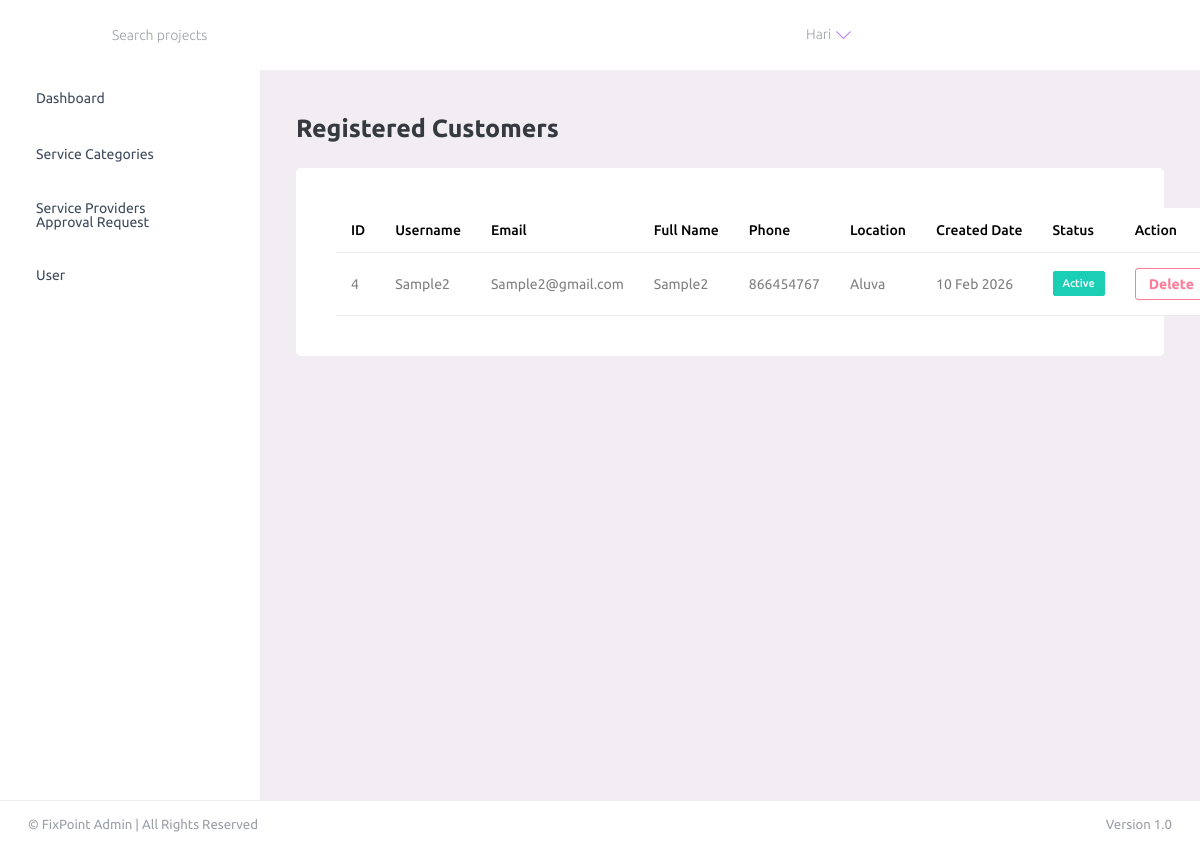
Before: /FixPointAdmin/customers_details/ (signed in) with the older database file.
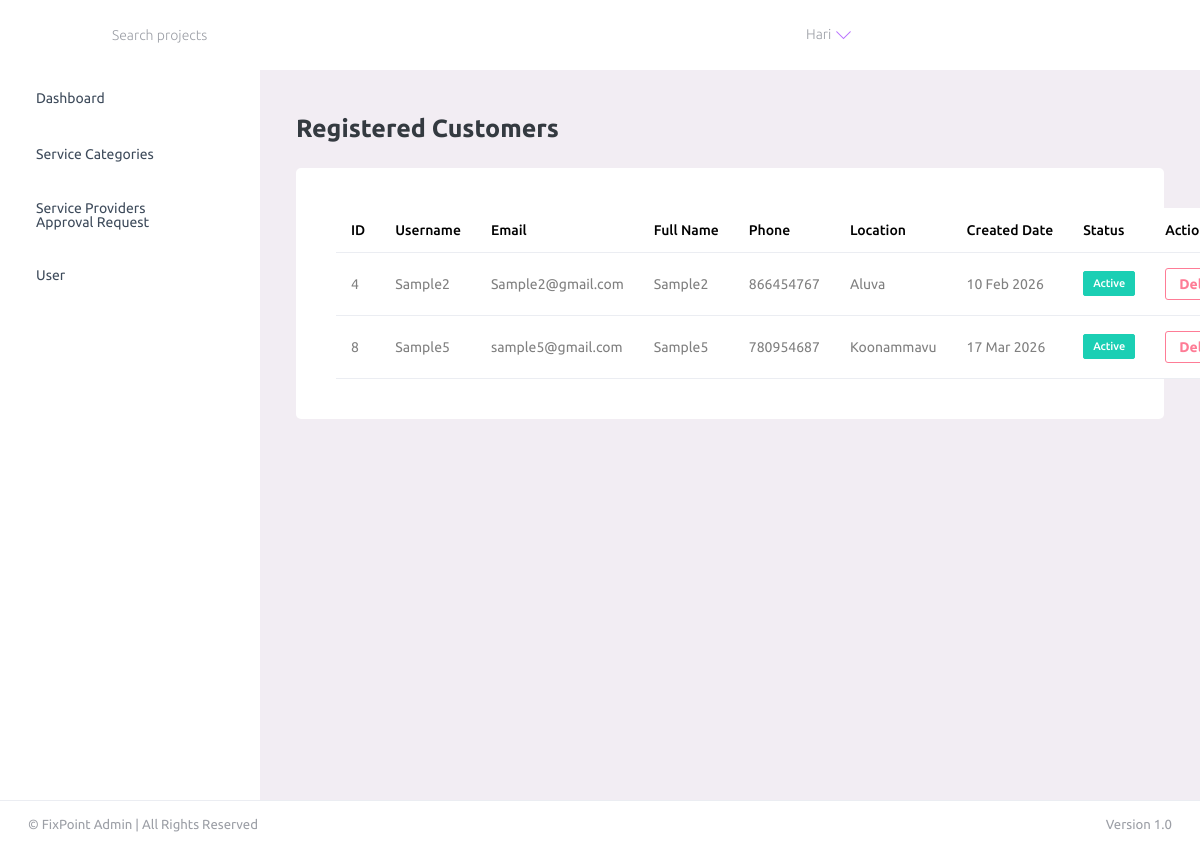
After: the same page with the newer database file.
### UserApp/models.py (models this page shows, shortened)
class UserDb(models.Model):
    ROLE_CHOICES = (
        ('SERVICE_PROVIDER', 'Service Provider'),
        ('CUSTOMER', 'Customer'),
    )
    user = models.OneToOneField(
        User,
        on_delete=models.CASCADE,
        related_name="profile"
    )
    user_role = models.CharField(
        max_length=20,
        choices=ROLE_CHOICES
    )
    is_approved = models.BooleanField(default=False)

class CustomerProfileDb(models.Model):
    user = models.OneToOneField(UserDb, on_delete=models.CASCADE)
    full_name = models.CharField(max_length=150)
    phone_number = models.CharField(max_length=15, null=True, blank=True)
    location = models.CharField(max_length=150)
    latitude = models.DecimalField(
        max_digits=9,
        decimal_places=6,
        null=True,
        blank=True
    )
    longitude = models.DecimalField(
        max_digits=9,
        decimal_places=6,
        null=True,
        blank=True
    )
    created_at = models.DateTimeField(auto_now_add=True)
    rejection_reason = models.TextField(blank=True, null=True)

### AdminApp/views.py (the view)
# urls.py: path("customers_details/",views.customers_details,name="customers_details"),
@admin_required
def customers_details(request):
    customers = UserDb.objects.filter(
        user_role='CUSTOMER'
    ).select_related('customerprofiledb')
    context = {
        "customers": customers
    }
    return render(request, "customers-details.html",context )

### AdminApp/views.py (called while the page is built)
def admin_required(view_func):
    @wraps(view_func)
    def _wrapped_view(request, *args, **kwargs):
        if not request.user.is_authenticated:
            return redirect("admin_login")
        if not request.user.is_superuser:
            messages.error(request, "Please log in with an admin account.")
            return redirect("admin_login")
        return view_func(request, *args, **kwargs)
    return _wrapped_view

### AdminApp/templates/customers-details.html (shortened to what this page needs)
{% extends 'base.html' %}
{% load static %}
{% block content %}
<div class="content-wrapper">
    <div class="row">
        <div class="col-12">
            <h3 class="mb-4 font-weight-bold">Registered Customers</h3>
        </div>
    </div>
    <div class="card">
        <div class="card-body">
            <table class="table table-hover">
                <thead>
                    <tr>
                        <th>ID</th>
                        <th>Username</th>
                        <th>Email</th>
                        <th>Full Name</th>
                        <th>Phone</th>
                        <th>Location</th>
                        <th>Created Date</th>
                        <th>Status</th>
                        <th>Action</th>
                    </tr>
                </thead>
                <tbody>
                    {% for user in customers %}
                    <tr>
                        <td>{{ user.id }}</td>
                        <td>{{ user.user.username|default:"-" }}</td>
                        <td>{{ user.user.email|default:"-" }}</td>
                        <td>
                            {% if user.customerprofiledb %}
                            {{ user.customerprofiledb.full_name|default:"-" }}
                            {% else %}
                            -
                            {% endif %}
                        </td>
                        <td>
                            {% if user.customerprofiledb %}
                            {{ user.customerprofiledb.phone_number|default:"-" }}
                            {% else %}
                            -
                            {% endif %}
                        </td>
                        <td>
                            {% if user.customerprofiledb %}
                            {{ user.customerprofiledb.location|default:"-" }}
                            {% else %}
                            -
                            {% endif %}
                        </td>
                        <td>
                            {% if user.customerprofiledb and user.customerprofiledb.created_at %}
                            {{ user.customerprofiledb.created_at|date:"d M Y" }}
                            {% else %}
                            -
                            {% endif %}
                        </td>
                        <td>
                            {% if user.is_approved %}
                            <span class="badge badge-success">Active</span>
                            {% else %}
                            <span class="badge badge-secondary">Inactive</span>
                            {% endif %}
                        </td>
                        <td>
                            <a href="{% url 'delete_user' user.id %}" class="btn btn-sm btn-outline-danger"
                                onclick="return confirm('Are you sure you want to delete this customer? This action cannot be undone.');">
                                Delete
                            </a>
                        </td>
                    </tr>
                    {% endfor %}
                </tbody>
            </table>
        </div>
    </div>
</div>
{% endblock %}

Changed rows visible on the page:
added UserDb: id "8", user.username "Sample5", user.email "sample5@gmail.com", customerprofiledb.full_name "Sample5", customerprofiledb.phone_number "780954687", customerprofiledb.location "Koonammavu", customerprofiledb.created_at "17 Mar 2026", is_approved "Active"
